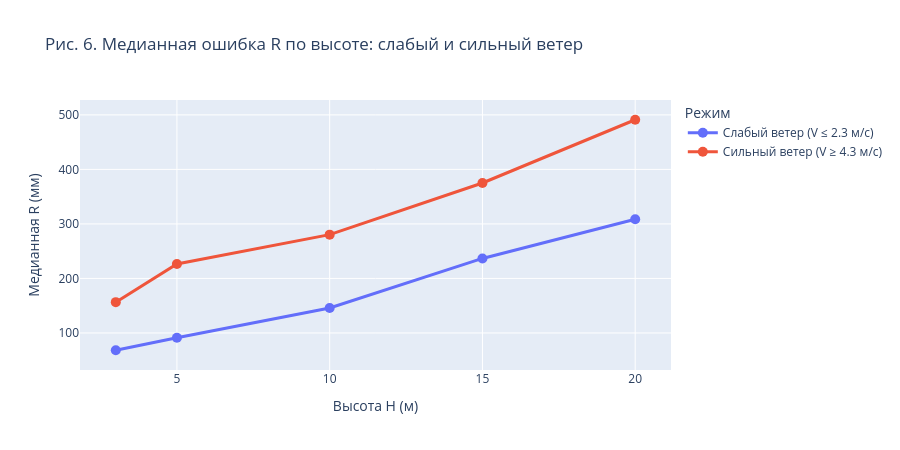

Write notebook code for a chart like this one.
### Markdown cell above
### Эффект плато на высотах 15–20 м

Испытания проводились на территории карьера. На высотах до 10–15 м квадрокоптер находится внутри карьерной выемки, где рельеф гасит ветровое воздействие. При подъёме на 15–20 м аппарат вылетает над бровкой карьера и попадает в открытый ветровой поток.

Ожидаемые эффекты:
- рост ошибки $R$ с высотой **замедляется** (эффект плато), поскольку аэродинамическое демпфирование стабилизируется;
- **чувствительность к ветру возрастает** — разница между тихим и ветреным днём увеличивается.

### Code cell
v_q25 = df["V"].quantile(0.25)
v_q75 = df["V"].quantile(0.75)

low_wind = df[df["V"] <= v_q25].groupby("H")["R"].median().reset_index()
low_wind.columns = ["H", "R_median"]
low_wind["Режим"] = f"Слабый ветер (V ≤ {v_q25:.1f} м/с)"

high_wind = df[df["V"] >= v_q75].groupby("H")["R"].median().reset_index()
high_wind.columns = ["H", "R_median"]
high_wind["Режим"] = f"Сильный ветер (V ≥ {v_q75:.1f} м/с)"

plateau_df = pd.concat([low_wind, high_wind])

fig = px.line(
    plateau_df, x="H", y="R_median", color="Режим",
    markers=True,
    title="Рис. 6. Медианная ошибка R по высоте: слабый и сильный ветер",
    labels={"H": "Высота H (м)", "R_median": "Медианная R (мм)"},
)
fig.update_traces(line=dict(width=3), marker=dict(size=10))
fig.update_layout(height=450)
fig.show()

### Figure 1 — Plotly figure (JSON) as saved in the notebook; plotly's stock layout.template omitted (floating-point values rounded to 4 significant figures)
{"data": [{"hovertemplate": "Режим=Слабый ветер (V ≤ 2.3 м/с)<br>Высота H (м)=%{x}<br>Медианная R (мм)=%{y}<extra></extra>", "legendgroup": "Слабый ветер (V ≤ 2.3 м/с)", "line": {"color": "#636efa", "dash": "solid", "width": 3}, "marker": {"size": 10, "symbol": "circle"}, "mode": "lines+markers", "name": "Слабый ветер (V ≤ 2.3 м/с)", "orientation": "v", "showlegend": true, "type": "scatter", "x": [3, 5, 10, 15, 20], "xaxis": "x", "y": [68.26, 91.25, 145.7, 236.7, 308.7], "yaxis": "y"}, {"hovertemplate": "Режим=Сильный ветер (V ≥ 4.3 м/с)<br>Высота H (м)=%{x}<br>Медианная R (мм)=%{y}<extra></extra>", "legendgroup": "Сильный ветер (V ≥ 4.3 м/с)", "line": {"color": "#EF553B", "dash": "solid", "width": 3}, "marker": {"size": 10, "symbol": "circle"}, "mode": "lines+markers", "name": "Сильный ветер (V ≥ 4.3 м/с)", "orientation": "v", "showlegend": true, "type": "scatter", "x": [3, 5, 10, 15, 20], "xaxis": "x", "y": [156.5, 226.6, 280.3, 375.0, 491.1], "yaxis": "y"}], "layout": {"height": 450, "legend": {"title": {"text": "Режим"}, "tracegroupgap": 0}, "title": {"text": "Рис. 6. Медианная ошибка R по высоте: слабый и сильный ветер"}, "xaxis": {"anchor": "y", "domain": [0, 1], "title": {"text": "Высота H (м)"}}, "yaxis": {"anchor": "x", "domain": [0, 1], "title": {"text": "Медианная R (мм)"}}}}
